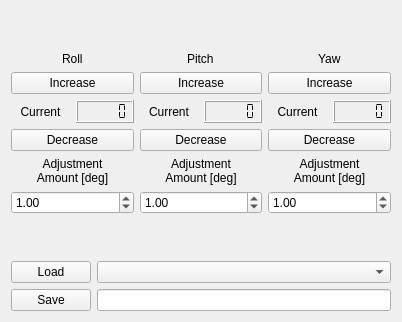
<?xml version="1.0" encoding="UTF-8"?>
<ui version="4.0">
 <class>handOffsetWidget</class>
 <widget class="QWidget" name="handOffsetWidget">
  <property name="geometry">
   <rect>
    <x>0</x>
    <y>0</y>
    <width>402</width>
    <height>322</height>
   </rect>
  </property>
  <property name="windowTitle">
   <string>Hand Template Offset</string>
  </property>
  <layout class="QVBoxLayout" name="verticalLayout_4">
   <item>
    <layout class="QHBoxLayout" name="horizontalLayout">
     <item>
      <layout class="QVBoxLayout" name="verticalLayout_2">
       <item>
        <spacer name="verticalSpacer_3">
         <property name="orientation">
          <enum>Qt::Vertical</enum>
         </property>
         <property name="sizeHint" stdset="0">
          <size>
           <width>20</width>
           <height>40</height>
          </size>
         </property>
        </spacer>
       </item>
       <item alignment="Qt::AlignHCenter">
        <widget class="QLabel" name="label_7">
         <property name="text">
          <string>Roll</string>
         </property>
        </widget>
       </item>
       <item>
        <widget class="QPushButton" name="roll_inc">
         <property name="text">
          <string>Increase</string>
         </property>
        </widget>
       </item>
       <item>
        <layout class="QHBoxLayout" name="horizontalLayout_3">
         <item>
          <widget class="QLabel" name="label_2">
           <property name="inputMethodHints">
            <set>Qt::ImhNone</set>
           </property>
           <property name="text">
            <string>Current</string>
           </property>
           <property name="alignment">
            <set>Qt::AlignCenter</set>
           </property>
          </widget>
         </item>
         <item>
          <widget class="QLCDNumber" name="roll_current">
           <property name="font">
            <font>
             <kerning>true</kerning>
            </font>
           </property>
           <property name="frameShadow">
            <enum>QFrame::Raised</enum>
           </property>
           <property name="midLineWidth">
            <number>0</number>
           </property>
           <property name="smallDecimalPoint">
            <bool>true</bool>
           </property>
           <property name="segmentStyle">
            <enum>QLCDNumber::Flat</enum>
           </property>
          </widget>
         </item>
        </layout>
       </item>
       <item>
        <widget class="QPushButton" name="roll_dec">
         <property name="text">
          <string>Decrease</string>
         </property>
        </widget>
       </item>
       <item>
        <widget class="QLabel" name="label_5">
         <property name="lineWidth">
          <number>2</number>
         </property>
         <property name="text">
          <string>Adjustment
Amount [deg]</string>
         </property>
         <property name="alignment">
          <set>Qt::AlignCenter</set>
         </property>
        </widget>
       </item>
       <item>
        <widget class="QDoubleSpinBox" name="roll_adj">
         <property name="value">
          <double>1.000000000000000</double>
         </property>
        </widget>
       </item>
       <item>
        <spacer name="verticalSpacer_4">
         <property name="orientation">
          <enum>Qt::Vertical</enum>
         </property>
         <property name="sizeHint" stdset="0">
          <size>
           <width>20</width>
           <height>40</height>
          </size>
         </property>
        </spacer>
       </item>
      </layout>
     </item>
     <item>
      <layout class="QVBoxLayout" name="verticalLayout">
       <item>
        <spacer name="verticalSpacer_2">
         <property name="orientation">
          <enum>Qt::Vertical</enum>
         </property>
         <property name="sizeHint" stdset="0">
          <size>
           <width>20</width>
           <height>40</height>
          </size>
         </property>
        </spacer>
       </item>
       <item alignment="Qt::AlignHCenter">
        <widget class="QLabel" name="label_8">
         <property name="text">
          <string>Pitch</string>
         </property>
        </widget>
       </item>
       <item>
        <widget class="QPushButton" name="pitch_inc">
         <property name="text">
          <string>Increase</string>
         </property>
        </widget>
       </item>
       <item>
        <layout class="QHBoxLayout" name="horizontalLayout_2">
         <item>
          <widget class="QLabel" name="label">
           <property name="text">
            <string>Current</string>
           </property>
           <property name="alignment">
            <set>Qt::AlignCenter</set>
           </property>
          </widget>
         </item>
         <item>
          <widget class="QLCDNumber" name="pitch_current">
           <property name="smallDecimalPoint">
            <bool>true</bool>
           </property>
           <property name="segmentStyle">
            <enum>QLCDNumber::Flat</enum>
           </property>
          </widget>
         </item>
        </layout>
       </item>
       <item>
        <widget class="QPushButton" name="pitch_dec">
         <property name="text">
          <string>Decrease</string>
         </property>
        </widget>
       </item>
       <item>
        <widget class="QLabel" name="label_4">
         <property name="lineWidth">
          <number>2</number>
         </property>
         <property name="text">
          <string>Adjustment
Amount [deg]</string>
         </property>
         <property name="alignment">
          <set>Qt::AlignCenter</set>
         </property>
        </widget>
       </item>
       <item>
        <widget class="QDoubleSpinBox" name="pitch_adj">
         <property name="value">
          <double>1.000000000000000</double>
         </property>
        </widget>
       </item>
       <item>
        <spacer name="verticalSpacer">
         <property name="orientation">
          <enum>Qt::Vertical</enum>
         </property>
         <property name="sizeHint" stdset="0">
          <size>
           <width>20</width>
           <height>40</height>
          </size>
         </property>
        </spacer>
       </item>
      </layout>
     </item>
     <item>
      <layout class="QVBoxLayout" name="verticalLayout_3">
       <item>
        <spacer name="verticalSpacer_5">
         <property name="orientation">
          <enum>Qt::Vertical</enum>
         </property>
         <property name="sizeHint" stdset="0">
          <size>
           <width>20</width>
           <height>40</height>
          </size>
         </property>
        </spacer>
       </item>
       <item alignment="Qt::AlignHCenter">
        <widget class="QLabel" name="label_9">
         <property name="text">
          <string>Yaw</string>
         </property>
        </widget>
       </item>
       <item>
        <widget class="QPushButton" name="yaw_inc">
         <property name="text">
          <string>Increase</string>
         </property>
        </widget>
       </item>
       <item>
        <layout class="QHBoxLayout" name="horizontalLayout_4">
         <item>
          <widget class="QLabel" name="label_3">
           <property name="text">
            <string>Current</string>
           </property>
           <property name="alignment">
            <set>Qt::AlignCenter</set>
           </property>
          </widget>
         </item>
         <item>
          <widget class="QLCDNumber" name="yaw_current">
           <property name="smallDecimalPoint">
            <bool>true</bool>
           </property>
           <property name="segmentStyle">
            <enum>QLCDNumber::Flat</enum>
           </property>
          </widget>
         </item>
        </layout>
       </item>
       <item>
        <widget class="QPushButton" name="yaw_dec">
         <property name="text">
          <string>Decrease</string>
         </property>
        </widget>
       </item>
       <item>
        <widget class="QLabel" name="label_6">
         <property name="lineWidth">
          <number>2</number>
         </property>
         <property name="text">
          <string>Adjustment
Amount [deg]</string>
         </property>
         <property name="alignment">
          <set>Qt::AlignCenter</set>
         </property>
        </widget>
       </item>
       <item>
        <widget class="QDoubleSpinBox" name="yaw_adj">
         <property name="value">
          <double>1.000000000000000</double>
         </property>
        </widget>
       </item>
       <item>
        <spacer name="verticalSpacer_6">
         <property name="orientation">
          <enum>Qt::Vertical</enum>
         </property>
         <property name="sizeHint" stdset="0">
          <size>
           <width>20</width>
           <height>40</height>
          </size>
         </property>
        </spacer>
       </item>
      </layout>
     </item>
    </layout>
   </item>
   <item>
    <layout class="QHBoxLayout" name="horizontalLayout_5">
     <item>
      <layout class="QVBoxLayout" name="verticalLayout_6">
       <item>
        <widget class="QPushButton" name="load_offset">
         <property name="text">
          <string>Load</string>
         </property>
        </widget>
       </item>
       <item>
        <widget class="QPushButton" name="save_offset">
         <property name="text">
          <string>Save</string>
         </property>
        </widget>
       </item>
      </layout>
     </item>
     <item>
      <layout class="QVBoxLayout" name="verticalLayout_5">
       <item>
        <widget class="QComboBox" name="current_offset"/>
       </item>
       <item>
        <widget class="QLineEdit" name="new_offset_name"/>
       </item>
      </layout>
     </item>
    </layout>
   </item>
  </layout>
 </widget>
 <resources/>
 <connections/>
</ui>
